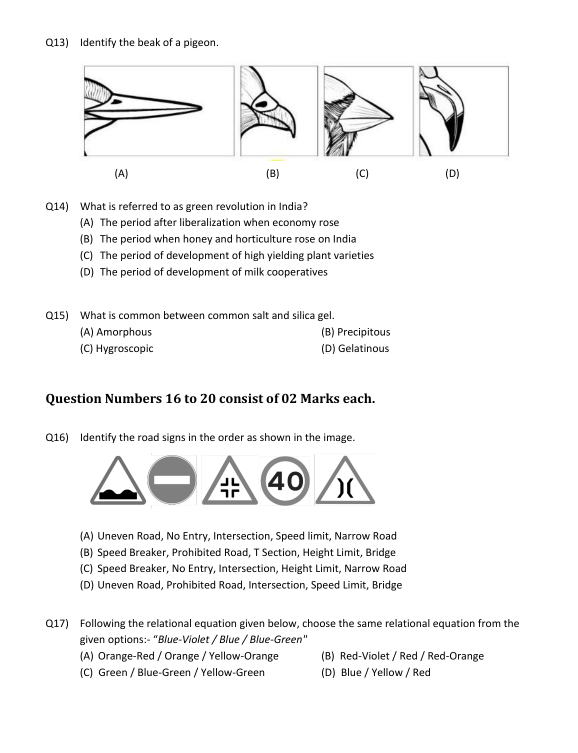
#> input picture tmp/pdfs/nid-review/SamplePaper_DATPrelims_BDes.png, 1155 x 1505 px (shown at 1/2 size)
$ python -i ingest_official_pdf.py   (imports and definitions only)
#> lines starting #> are read from the running program, lines starting #| are printed output that depends on the picture
#!/usr/bin/env python3
"""Ingest an official question paper PDF into the local Dexam SQLite bank.

The script extracts text, saves page images, keeps question-level provenance,
parses a separate answer-key PDF where possible, and can optionally ask a local
Ollama model for an independently drafted explanation.

This is a local research tool. Only use PDFs you have the right to store and
process. The script does not fetch or scrape third-party sites.
"""

import argparse
import hashlib
import json
import os
import re
import shutil
import sqlite3
import subprocess
import sys
import tempfile
import urllib.error
import urllib.request
from datetime import datetime, timezone

try:
    import fitz  # PyMuPDF
except ImportError:
    fitz = None

try:
    from PIL import Image, ImageDraw, ImageEnhance, ImageFilter, ImageOps
except ImportError:
    Image = ImageDraw = ImageEnhance = ImageFilter = ImageOps = None


TOOLS_DIR = os.path.dirname(os.path.abspath(__file__))
ROOT_DIR = os.path.dirname(TOOLS_DIR)
OCR_SOURCE = os.path.join(TOOLS_DIR, "ocr_vision.swift")
OCR_CACHE_DIR = os.path.join(ROOT_DIR, "server", "data", ".cache")

# Advertising/watermark lines in some supplied papers. These are not exam
# content and should not leak into prompts, options, or explanations.
BOILERPLATE_RE = re.compile(
    r"(edge\.dqlabs|dq\s*labs|dqlabs|vijaydesign|vdds|vijay\s+deore|"
    r"design\s+studio|705\s*722\s*2492|9591001000|for\s+nid\s+entrance|"
    r"preparation\s+call|student\s+sketches|detailed\s+explanations|"
    r"for\s+answers\s*,|facebook|instagram|youtube)",
    re.I
)


SCHEMA = """
CREATE TABLE IF NOT EXISTS papers (
  id TEXT PRIMARY KEY,
  exam_id TEXT NOT NULL,
  year INTEGER,
  title TEXT NOT NULL,
  source_note TEXT,
  question_pdf TEXT,
  answer_pdf TEXT,
  page_count INTEGER DEFAULT 0,
  imported_at TEXT,
  status TEXT DEFAULT 'imported'
);
CREATE TABLE IF NOT EXISTS questions (
  id TEXT PRIMARY KEY,
  paper_id TEXT NOT NULL,
  question_no TEXT,
  question_type TEXT DEFAULT 'MCQ',
  topic TEXT DEFAULT 'Unassigned',
  subtopic TEXT DEFAULT '',
  difficulty TEXT DEFAULT 'Unassessed',
  prompt TEXT NOT NULL,
  options_json TEXT,
  answer_key TEXT,
  answer_status TEXT DEFAULT 'pending',
  explanation TEXT,
  explanation_status TEXT DEFAULT 'pending',
  explanation_source TEXT,
  reference_url TEXT,
  page_no INTEGER,
  page_images_json TEXT,
  figure_paths_json TEXT,
  crop_review TEXT DEFAULT 'pending',
  content_hash TEXT UNIQUE,
  status TEXT DEFAULT 'review',
  created_at TEXT,
  updated_at TEXT,
  FOREIGN KEY(paper_id) REFERENCES papers(id) ON DELETE CASCADE
);
CREATE TABLE IF NOT EXISTS imports (
  id INTEGER PRIMARY KEY AUTOINCREMENT,
  paper_id TEXT,
  files_json TEXT,
  report_json TEXT,
  created_at TEXT
);
CREATE INDEX IF NOT EXISTS idx_questions_paper ON questions(paper_id);
CREATE INDEX IF NOT EXISTS idx_questions_topic ON questions(topic);
CREATE INDEX IF NOT EXISTS idx_questions_status ON questions(status);
"""

TOPIC_TERMS = {
    "Spatial Reasoning": [
        "cube", "cuboid", "volume", "surface area", "face", "edge", "vertex",
        "rotate", "rotation", "mirror", "fold", "grid", "polygon", "angle",
        "triangle", "circle", "cylinder", "cone", "sphere", "perspective",
        "isometric", "cross-section", "3d", "three-dimensional"
    ],
    "Visual Reasoning": [
        "figure", "gestalt", "closure", "similarity", "proximity", "continuity",
        "figure-ground", "optical", "illusion", "visual", "image", "shape",
        "colour contrast", "color contrast", "scan path", "composition"
    ],
    "Analytical Reasoning": [
        "sequence", "logic", "logical", "conclusion", "premise", "arrangement",
        "order", "ranking", "syllogism", "deduce", "inference", "if ", "then ",
        "odd one", "group", "classification", "probability"
    ],
    "Pattern Recognition": [
        "pattern", "series", "sequence", "next term", "next figure", "repeats",
        "rotation sequence", "completes", "missing number", "analogy"
    ],
    "Design Awareness": [
        "design", "usability", "interface", "visual hierarchy", "affordance",
        "accessibility", "inclusive", "ux", "user", "prototype", "design process",
        "research", "ideation", "sustainability", "sustainable"
    ],
    "Numerical Reasoning": [
        "average", "percent", "percentage", "ratio", "number", "sum", "product",
        "probability", "fraction", "decimal", "cost", "price", "speed", "time",
        "distance", "area", "perimeter", "lcm", "hcf", "profit", "loss"
    ],
    "General Knowledge": [
        "founded", "institute", "city", "country", "capital", "designer",
        "organisation", "organization", "history", "museum", "award", "company",
        "brand", "festival"
    ],
    "Observation": [
        "how many", "count", "spot", "hidden", "observe", "observation",
        "difference", "missing", "visible", "look carefully"
    ],
    "Language": [
        "synonym", "antonym", "opposite", "meaning", "word", "sentence",
        "grammar", "preposition", "verb", "adjective", "phrase", "idiom"
    ],
    "Indian Culture": [
        "tradition", "traditional", "craft", "saree", "textile", "madhubani",
        "pattachitra", "chikankari", "kalamkari", "warli", "folk", "handloom",
        "festival", "temple", "mural", "ikat", "kantha", "phulkari", "bandhani"
    ],
    "Typography": [
        "font", "typeface", "serif", "sans-serif", "kerning", "leading",
        "tracking", "x-height", "glyph", "letterform", "readability", "legibility"
    ],
    "Design History": [
        "bauhaus", "modernism", "de stijl", "art deco", "art nouveau",
        "arts and crafts", "postmodern", "movement", "movement", "gropius",
        "memphis", "brutalism"
    ],
    "Colour Theory": [
        "colour", "color", "complementary", "analogous", "triadic", "warm",
        "cool", "hue", "saturation", "value", "tint", "shade", "palette"
    ],
    "English": [
        "grammar", "sentence", "preposition", "verb", "adjective", "article",
        "punctuation", "spelling", "vocabulary", "idiom", "phrase"
    ],
    "Materials": [
        "material", "wood", "metal", "plastic", "fabric", "fibre", "fiber",
        "paper", "glass", "ceramic", "rubber", "foam", "alloy", "textile"
    ]
}


def utc_now():
    return datetime.now(timezone.utc).isoformat(timespec="seconds")


def ensure_schema(conn):
    conn.executescript(SCHEMA)
    conn.commit()


# [164 lines left out: functions normalize_text, content_hash, infer_topic, ensure_ocr_binary, repair_truncated_question_numbers, reconstruct_ocr_reading_order and 1 more, not called in this run]


def enhance_scan(source_path, output_path, scale=2):
    """Create a non-destructive, OCR-oriented derivative of a low-resolution page."""
#> called with output_path = 'out.png', scale = 2
    if Image is None:
        raise RuntimeError("Pillow is required for --enhance-scans")
    with Image.open(source_path) as source:
#> source is the input picture: PIL image 1155x1505 RGB; mean R, G, B 244, 244, 244
        image = ImageOps.exif_transpose(source).convert("L")
        if scale > 1:
            image = image.resize(
                (image.width * scale, image.height * scale), Image.Resampling.LANCZOS
            )
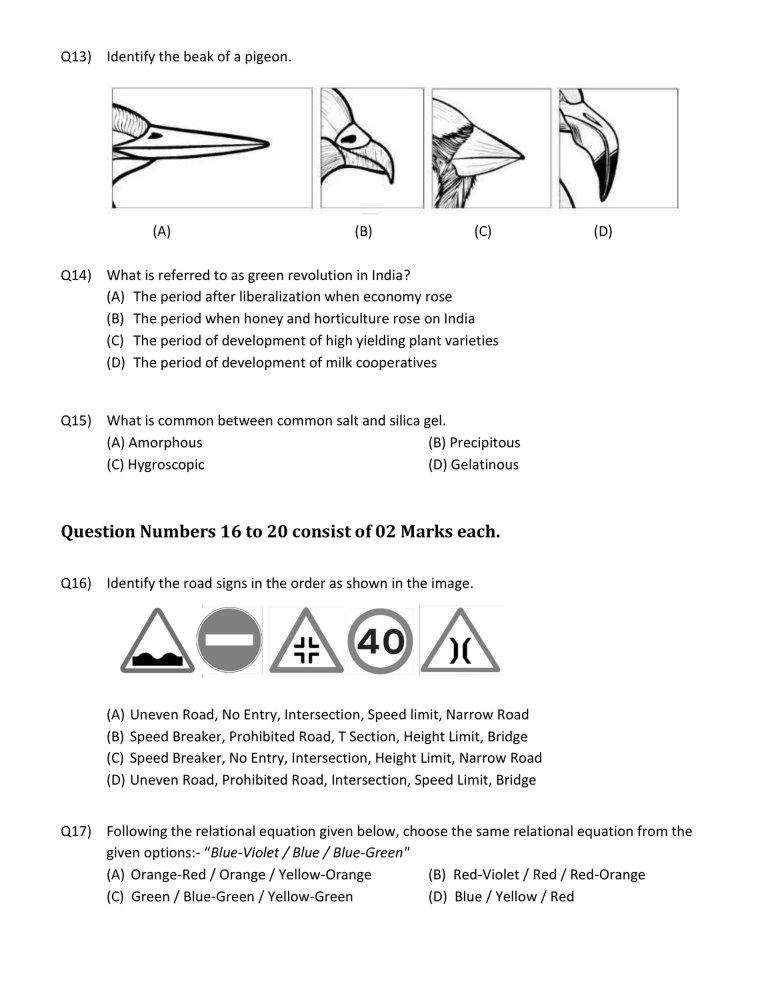
#> image: PIL image 2310x3010 L (shown at 1/3 size); min 0, max 255, mean 243.9
        image = ImageOps.autocontrast(image, cutoff=1)
        image = image.filter(ImageFilter.MedianFilter(size=3))
        image = ImageEnhance.Contrast(image).enhance(1.25)
        image = image.filter(ImageFilter.UnsharpMask(radius=1.4, percent=165, threshold=3))
        image.save(output_path, format="PNG", optimize=True)


# [994 lines left out: functions sanitize_coaching_watermarks, extract_pdf_text_and_pages, extract_text_from_answer_file, clean_answer, parse_section_map, heading_kind and 16 more, not called in this run]


# [2 lines not run here, left out]

>>> result = enhance_scan('../tmp/pdfs/nid-review/SamplePaper_DATPrelims_BDes.png', 'out.png')

$ run again, on tmp/pdfs/nid-review/NID-2018-Previous-Year-Paper_Vijay Deore Design Studio_VDDS.png
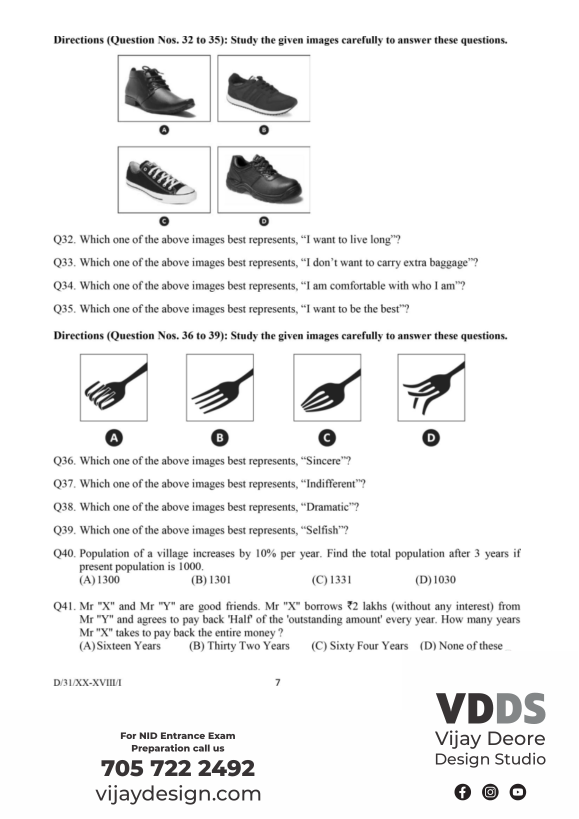
#> input picture tmp/pdfs/nid-review/NID-2018-Previous-Year-Paper_Vijay Deore Design Studio_VDDS.png, 1158 x 1638 px (shown at 1/2 size)
#> in enhance_scan, source is the input picture: PIL image 1158x1638 RGB; mean R, G, B 240.4, 240.3, 240.3
#> in enhance_scan, `image = ImageOps.autocontrast(image, cutoff=1)`:
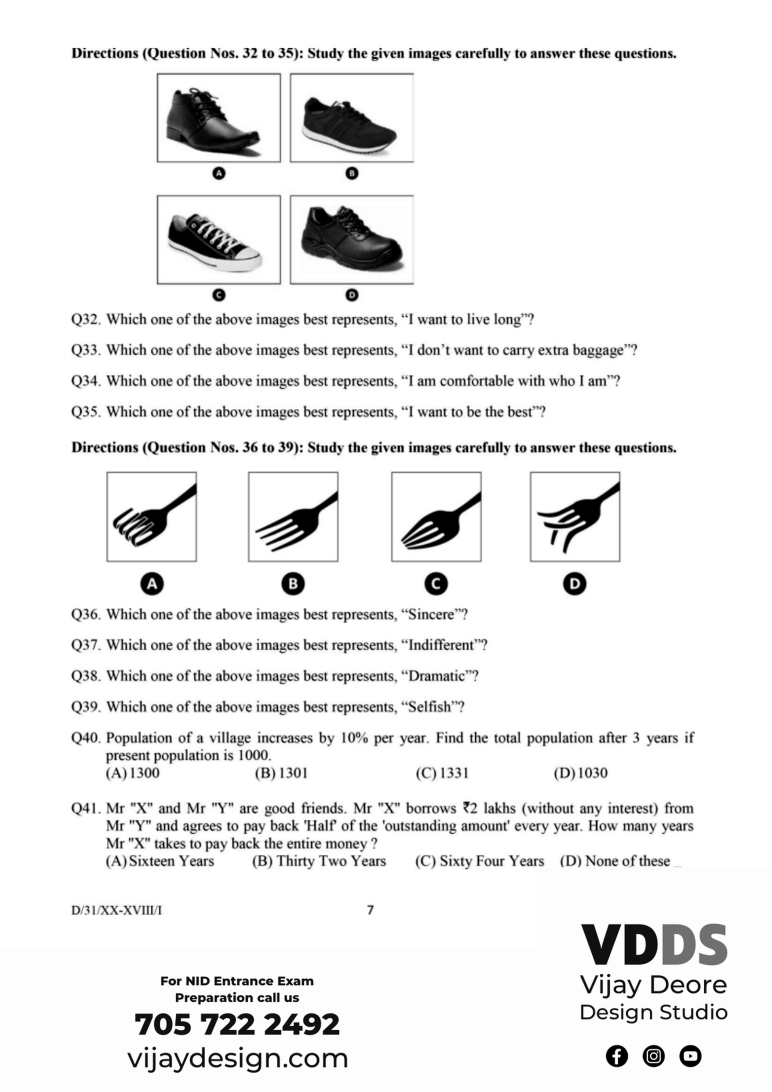
#> image: PIL image 2316x3276 L (shown at 1/3 size); min 0, max 255, mean 237.6
#> in enhance_scan, `image = ImageEnhance.Contrast(image).enhance(1.25)`:
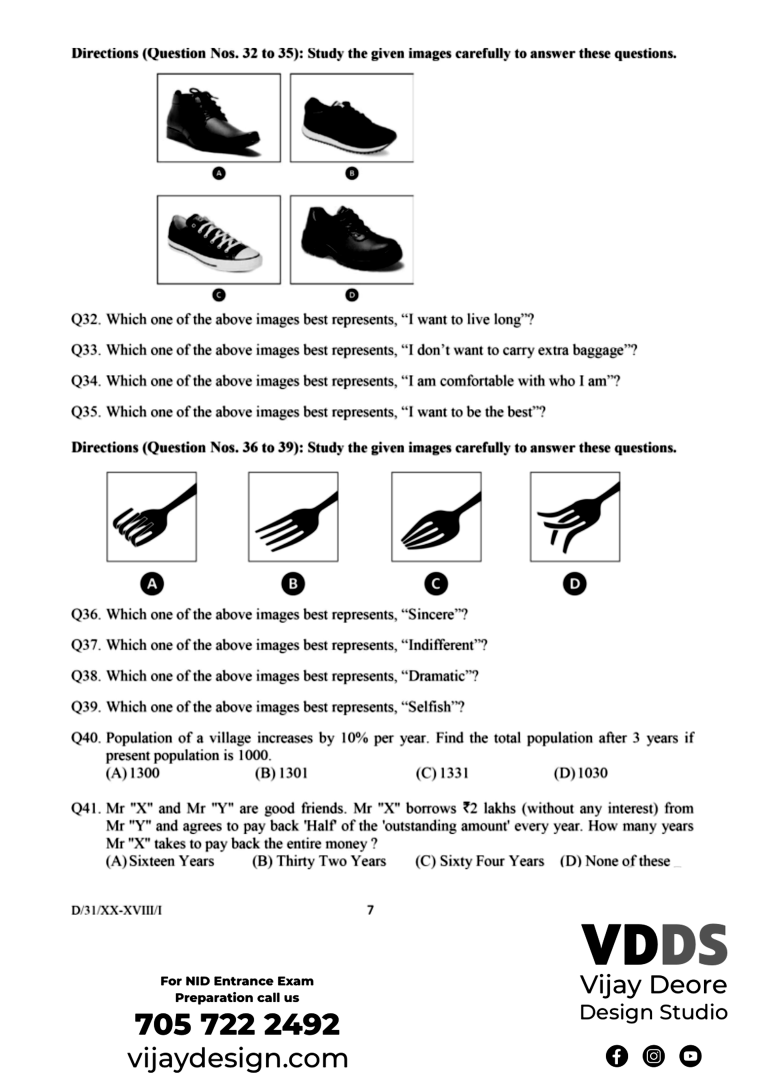
#> image: PIL image 2316x3276 L (shown at 1/3 size); min 0, max 255, mean 235.8

$ run again, on tmp/pdfs/nid-review/NID-2020-Previous-Year-Paper_Vijay Deore Design Studio_VDDS.png
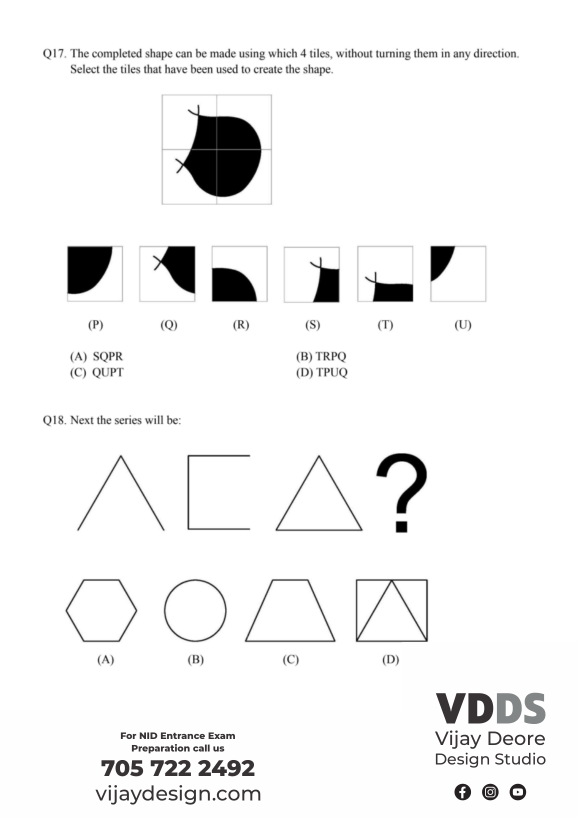
#> input picture tmp/pdfs/nid-review/NID-2020-Previous-Year-Paper_Vijay Deore Design Studio_VDDS.png, 1158 x 1638 px (shown at 1/2 size)
#> in enhance_scan, source is the input picture: PIL image 1158x1638 RGB; mean R, G, B 243.2, 243.1, 243.1
#> in enhance_scan, `image = ImageEnhance.Contrast(image).enhance(1.25)`:
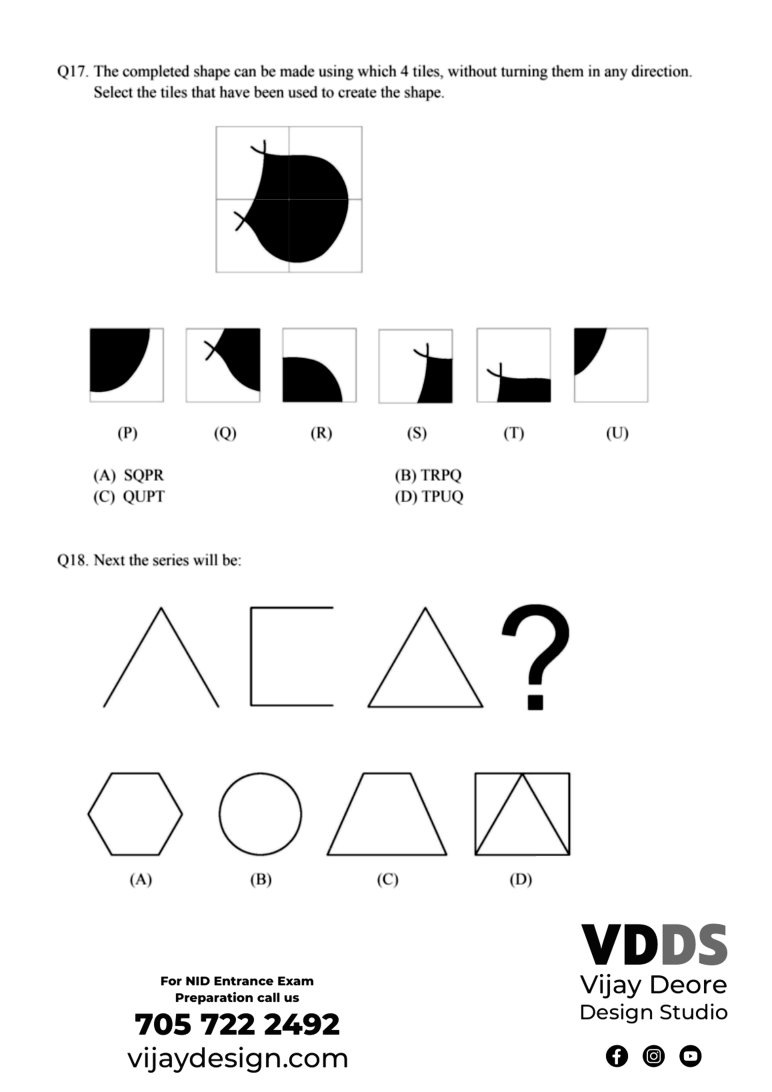
#> image: PIL image 2316x3276 L (shown at 1/3 size); min 0, max 255, mean 242.1
